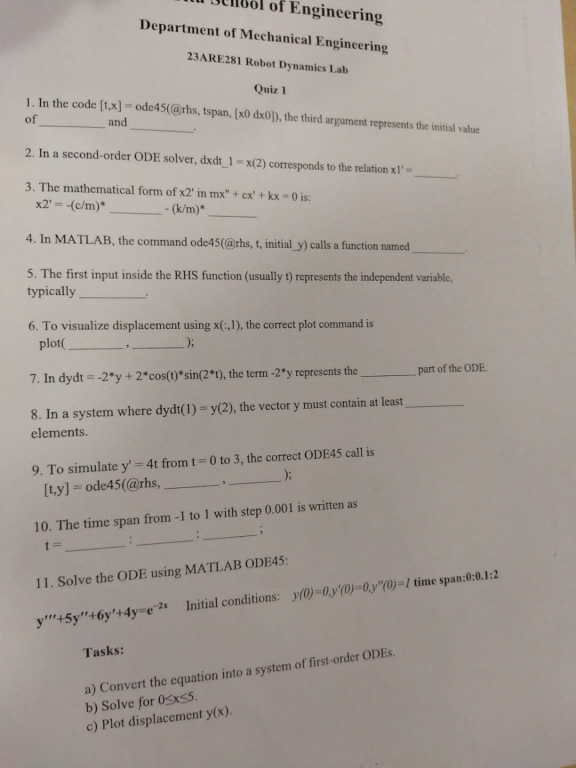
#> input picture IMG-20251220-WA0010.jpg, 1152 x 1536 px (shown at 1/2 size)
$ python -i vk.py   (imports and definitions only)
#> lines starting #> are read from the running program, lines starting #| are printed output that depends on the picture
#!/usr/bin/env python3
"""
VISUAL KRISHNA - Beautiful Image Display with Fun GUI
Version: 2.0 Glamorous Edition
Author: Fun Creator
Description: A beautiful full-screen interactive GUI featuring Visahl Krishna
"""

import os
import sys
import time
import random
import subprocess
import urllib.request
import importlib
import tkinter as tk
from tkinter import Label, Button, Frame, messagebox
from PIL import Image, ImageTk, ImageEnhance, ImageFilter, ImageDraw
import ctypes
import math

# ==================== AUTO INSTALLER ====================

# [8 lines left out: function install_pillow, not called in this run]

# [1 line not run here, left out]

# ==================== CONFIGURATION ====================

class Config:
    IMAGE_URL = "https://github.com/Sabari425/Others-Projects/blob/main/vk.png"
    WINDOW_TITLE = "✨ VISAHI KRISHNA - BEAUTY BEYOND WORDS ✨"
    BG_COLOR = "#ffd9e6"  # Soft pink
    BUTTON_COLOR = "#ff99cc"  # Hot pink
    BUTTON_HOVER = "#ff66b2"  # Darker pink
    TEXT_COLOR = "#660033"  # Dark purple
    ACCENT_COLOR = "#ff4d94"  # Bright pink

# ==================== IMAGE DOWNLOADER ====================

# [28 lines left out: function download_image, not called in this run]

# ==================== MAIN GUI APPLICATION ====================

class VisahlKrishnaGUI:
    def __init__(self, image_path):
        self.image_path = image_path
        self.root = tk.Tk()
        self.root.title(Config.WINDOW_TITLE)
        self.root.configure(bg=Config.BG_COLOR)

        # Make full screen
        self.root.attributes('-fullscreen', True)
        self.root.attributes('-topmost', True)

        # Get screen dimensions
        self.screen_width = self.root.winfo_screenwidth()
        self.screen_height = self.root.winfo_screenheight()

        # Animation variables
        self.dance_animation_id = None
        self.dancing = False
        self.dance_step = 0
        self.original_image = None
        self.photo_image = None
        self.compliment_index = 0

        # Setup UI
        self.setup_ui()

        # Load image
        self.load_image()

        # Bind escape key
        self.root.bind('<Escape>', self.exit_app)
        self.root.bind('<q>', self.exit_app)
        self.root.bind('<Q>', self.exit_app)

    def load_image(self):
        """Load and prepare the image"""
        try:
            # Open image
            self.original_image = Image.open(self.image_path)
#> self.original_image is the input picture: PIL image 1152x1536 RGB; mean R, G, B 163.7, 156.2, 150.3

            # Enhance image
            self.original_image = self.enhance_image(self.original_image)

            # Calculate display size (80% of screen)
            display_width = int(self.screen_width * 0.6)
            display_height = int(self.screen_height * 0.6)

            # Resize while maintaining aspect ratio
            self.original_image.thumbnail((display_width, display_height), Image.Resampling.LANCZOS)

            # Store original size for animation
            self.original_size = self.original_image.size

            # Display image
            self.display_image(self.original_image)

        except Exception as e:
            print(f"Image loading error: {e}")
            self.show_error_image()

    def enhance_image(self, image):
        """Apply enhancements for better display"""
        # Enhance contrast
        enhancer = ImageEnhance.Contrast(image)
        image = enhancer.enhance(1.1)

        # Enhance color
        enhancer = ImageEnhance.Color(image)
        image = enhancer.enhance(1.2)

        # Enhance sharpness
        enhancer = ImageEnhance.Sharpness(image)
        image = enhancer.enhance(1.1)

        return image

    def display_image(self, image):
        """Display image in the label"""
        self.current_image = image
        self.photo_image = ImageTk.PhotoImage(image)
        self.image_label.config(image=self.photo_image)
        self.image_label.image = self.photo_image

    # [4 lines left out: function show_error_image, not called in this run]

    def setup_ui(self):
        """Setup the user interface"""
        # Main container
        main_container = Frame(self.root, bg=Config.BG_COLOR)
        main_container.pack(expand=True, fill='both', padx=50, pady=30)

        # Title Section
        title_frame = Frame(main_container, bg=Config.BG_COLOR)
        title_frame.pack(fill='x', pady=(0, 20))

        title_label = Label(
            title_frame,
            text="✨ VISAHI KRISHNA ✨",
            font=("Helvetica", 48, "bold"),
            bg=Config.BG_COLOR,
            fg=Config.TEXT_COLOR
        )
        title_label.pack()

        subtitle_label = Label(
            title_frame,
            text="The Most Beautiful Person in the Digital World",
            font=("Helvetica", 20, "italic"),
            bg=Config.BG_COLOR,
            fg=Config.ACCENT_COLOR
        )
        subtitle_label.pack()

        # Image Section
        image_frame = Frame(main_container, bg='white', relief='ridge', bd=5)
        image_frame.pack(expand=True, fill='both', pady=20)

        self.image_label = Label(image_frame, bg='white')
        self.image_label.pack(expand=True, fill='both', padx=10, pady=10)

        # Interactive Message Section
        self.message_frame = Frame(main_container, bg=Config.BG_COLOR)
        self.message_frame.pack(fill='x', pady=10)

        self.message_label = Label(
            self.message_frame,
            text="✨ Click the buttons below for some fun! ✨",
            font=("Helvetica", 16),
            bg=Config.BG_COLOR,
            fg=Config.TEXT_COLOR,
            wraplength=800
        )
        self.message_label.pack()

        # Button Section
        button_frame = Frame(main_container, bg=Config.BG_COLOR)
        button_frame.pack(fill='x', pady=20)

        # Button styling
        button_style = {
            'font': ("Helvetica", 16, "bold"),
            'bg': Config.BUTTON_COLOR,
            'fg': 'white',
            'activebackground': Config.BUTTON_HOVER,
            'activeforeground': 'white',
            'relief': 'raised',
            'bd': 3,
            'padx': 30,
            'pady': 15,
            'cursor': 'hand2'
        }

        # Row 1 buttons
        row1_frame = Frame(button_frame, bg=Config.BG_COLOR)
        row1_frame.pack(pady=10)

        self.compliment_btn = Button(
            row1_frame,
            text="💝 Get Compliment",
            command=self.show_compliment,
            **button_style
        )
        self.compliment_btn.pack(side='left', padx=10)

        self.dance_btn = Button(
            row1_frame,
            text="💃 Dance Party",
            command=self.toggle_dance,
            **button_style
        )
        self.dance_btn.pack(side='left', padx=10)

        self.sparkle_btn = Button(
            row1_frame,
            text="✨ Add Sparkles",
            command=self.add_sparkles,
            **button_style
        )
        self.sparkle_btn.pack(side='left', padx=10)

        # Row 2 buttons
        row2_frame = Frame(button_frame, bg=Config.BG_COLOR)
        row2_frame.pack(pady=10)

        self.heart_btn = Button(
            row2_frame,
            text="❤️ Heart Effect",
            command=self.heart_effect,
            **button_style
        )
        self.heart_btn.pack(side='left', padx=10)

        self.zoom_btn = Button(
            row2_frame,
            text="🔍 Zoom Magic",
            command=self.zoom_effect,
            **button_style
        )
        self.zoom_btn.pack(side='left', padx=10)

        self.exit_btn = Button(
            row2_frame,
            text="❌ Exit",
            command=self.exit_app,
            **{**button_style, 'bg': '#ff6666', 'activebackground': '#ff3333'}
        )
        self.exit_btn.pack(side='left', padx=10)

        # Footer
        footer_label = Label(
            main_container,
            text="✨ Press ESC or click Exit to close ✨",
            font=("Helvetica", 12),
            bg=Config.BG_COLOR,
            fg='#999999'
        )
        footer_label.pack(pady=(10, 0))

        # Compliments list
        self.compliments = [
            "✨ You're more beautiful than a sunset!",
            "💖 Your smile lights up the digital world!",
            "🌟 If beauty was a crime, you'd be life imprisonment!",
            "🌸 You're made of sugar and spice and everything nice!",
            "💫 You're so beautiful, even the stars are jealous!",
            "🌺 Like a flower in full bloom!",
            "✨ You're the human equivalent of a perfect selfie!",
            "💝 Beauty: 100/100, Grace: 100/100, You: 1000/100!",
            "🌟 You're so gorgeous, even filters are intimidated!",
            "💖 If beauty was time, you'd be eternity!"
        ]

    # ==================== BUTTON FUNCTIONS ====================

    # [130 lines left out: functions show_compliment, reset_message, toggle_dance, dance_animation, add_sparkles, heart_effect and 3 more, not called in this run]

    def run(self):
        """Run the application"""
        self.root.mainloop()

# ==================== MAIN FUNCTION ====================

# [55 lines left out: function main, not called in this run]

# ==================== ENTRY POINT ====================

# [2 lines not run here, left out]

>>> result = VisahlKrishnaGUI('IMG-20251220-WA0010.jpg').load_image()
#> in load_image, `self.original_image.thumbnail((display_width, display_height), Image.R..`:
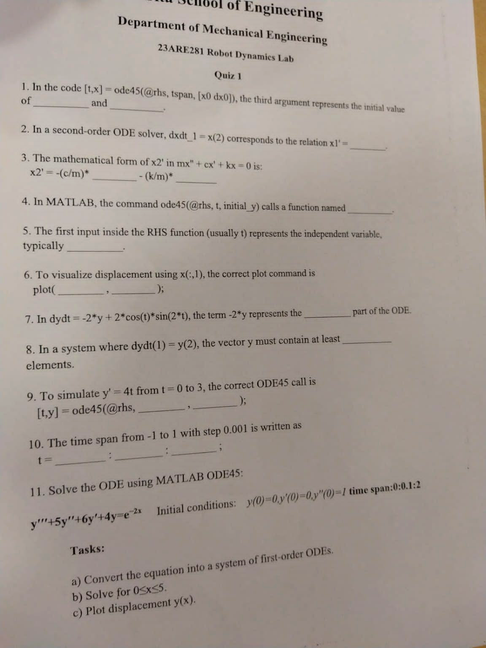
#> self.original_image: PIL image 486x648 RGB; mean R, G, B 164.6, 154.6, 147
